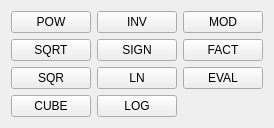
        <widget class="QWidget" name="tab_divers">
         <attribute name="title">
          <string>D&amp;ivers</string>
         </attribute>
         <attribute name="toolTip">
          <string>Diverses fonctions mathématiques
Raccourci : I</string>
         </attribute>
         <layout class="QHBoxLayout" name="horizontalLayout_4">
          <item>
           <layout class="QGridLayout" name="gridLayout_tabDivers">
            <item row="0" column="0">
             <widget class="QPushButton" name="pushButton_pow">
              <property name="toolTip">
               <string>&lt;!DOCTYPE HTML PUBLIC &quot;-//W3C//DTD HTML 4.0//EN&quot; &quot;http://www.w3.org/TR/REC-html40/strict.dtd&quot;&gt;
&lt;html&gt;&lt;head&gt;&lt;meta name=&quot;qrichtext&quot; content=&quot;1&quot; /&gt;&lt;style type=&quot;text/css&quot;&gt;
p, li { white-space: pre-wrap; }
&lt;/style&gt;&lt;/head&gt;&lt;body style=&quot; font-family:'MS Shell Dlg 2'; font-size:7.8pt; font-weight:400; font-style:normal;&quot;&gt;
&lt;p style=&quot; margin-top:0px; margin-bottom:0px; margin-left:0px; margin-right:0px; -qt-block-indent:0; text-indent:0px;&quot;&gt;&lt;span style=&quot; font-size:8pt;&quot;&gt;Dépile X puis Y et effectue Y puissance X&lt;/span&gt;&lt;/p&gt;
&lt;p style=&quot; margin-top:0px; margin-bottom:0px; margin-left:0px; margin-right:0px; -qt-block-indent:0; text-indent:0px;&quot;&gt;&lt;span style=&quot; font-size:8pt; font-style:italic;&quot;&gt;X: Entier, Rationnel, Réel&lt;/span&gt;&lt;/p&gt;
&lt;p style=&quot; margin-top:0px; margin-bottom:0px; margin-left:0px; margin-right:0px; -qt-block-indent:0; text-indent:0px;&quot;&gt;&lt;span style=&quot; font-size:8pt; font-style:italic;&quot;&gt;Y: Entier, Rationnel, Réel&lt;/span&gt;&lt;/p&gt;
&lt;p align=&quot;right&quot; style=&quot; margin-top:0px; margin-bottom:0px; margin-left:0px; margin-right:0px; -qt-block-indent:0; text-indent:0px;&quot;&gt;&lt;span style=&quot; font-size:8pt; font-style:italic;&quot;&gt;Rac.:  &lt;/span&gt;&lt;span style=&quot; font-size:8pt; font-weight:600;&quot;&gt;W&lt;/span&gt;&lt;/p&gt;&lt;/body&gt;&lt;/html&gt;</string>
              </property>
              <property name="text">
               <string>POW</string>
              </property>
              <property name="shortcut">
               <string>W</string>
              </property>
             </widget>
            </item>
            <item row="0" column="1">
             <widget class="QPushButton" name="pushButton_inv">
              <property name="toolTip">
               <string>&lt;!DOCTYPE HTML PUBLIC &quot;-//W3C//DTD HTML 4.0//EN&quot; &quot;http://www.w3.org/TR/REC-html40/strict.dtd&quot;&gt;
&lt;html&gt;&lt;head&gt;&lt;meta name=&quot;qrichtext&quot; content=&quot;1&quot; /&gt;&lt;style type=&quot;text/css&quot;&gt;
p, li { white-space: pre-wrap; }
&lt;/style&gt;&lt;/head&gt;&lt;body style=&quot; font-family:'MS Shell Dlg 2'; font-size:7.8pt; font-weight:400; font-style:normal;&quot;&gt;
&lt;p style=&quot; margin-top:0px; margin-bottom:0px; margin-left:0px; margin-right:0px; -qt-block-indent:0; text-indent:0px;&quot;&gt;&lt;span style=&quot; font-size:8pt;&quot;&gt;Dépile X rempile son inverse&lt;/span&gt;&lt;/p&gt;
&lt;p style=&quot; margin-top:0px; margin-bottom:0px; margin-left:0px; margin-right:0px; -qt-block-indent:0; text-indent:0px;&quot;&gt;&lt;span style=&quot; font-size:8pt; font-style:italic;&quot;&gt;X: Entier, Rationnel, Réel&lt;/span&gt;&lt;/p&gt;
&lt;p align=&quot;right&quot; style=&quot; margin-top:0px; margin-bottom:0px; margin-left:0px; margin-right:0px; -qt-block-indent:0; text-indent:0px;&quot;&gt;&lt;span style=&quot; font-size:8pt; font-style:italic;&quot;&gt;Rac.:  &lt;/span&gt;&lt;span style=&quot; font-size:8pt; font-weight:600;&quot;&gt;V&lt;/span&gt;&lt;/p&gt;&lt;/body&gt;&lt;/html&gt;</string>
              </property>
              <property name="text">
               <string>INV</string>
              </property>
              <property name="shortcut">
               <string>V</string>
              </property>
             </widget>
            </item>
            <item row="0" column="2">
             <widget class="QPushButton" name="pushButton_mod">
              <property name="toolTip">
               <string>&lt;!DOCTYPE HTML PUBLIC &quot;-//W3C//DTD HTML 4.0//EN&quot; &quot;http://www.w3.org/TR/REC-html40/strict.dtd&quot;&gt;
&lt;html&gt;&lt;head&gt;&lt;meta name=&quot;qrichtext&quot; content=&quot;1&quot; /&gt;&lt;style type=&quot;text/css&quot;&gt;
p, li { white-space: pre-wrap; }
&lt;/style&gt;&lt;/head&gt;&lt;body style=&quot; font-family:'MS Shell Dlg 2'; font-size:7.8pt; font-weight:400; font-style:normal;&quot;&gt;
&lt;p style=&quot; margin-top:0px; margin-bottom:0px; margin-left:0px; margin-right:0px; -qt-block-indent:0; text-indent:0px;&quot;&gt;&lt;span style=&quot; font-size:8pt;&quot;&gt;Dépile X puis Y et effectue Y modulo X&lt;/span&gt;&lt;/p&gt;
&lt;p style=&quot; margin-top:0px; margin-bottom:0px; margin-left:0px; margin-right:0px; -qt-block-indent:0; text-indent:0px;&quot;&gt;&lt;span style=&quot; font-size:8pt; font-style:italic;&quot;&gt;X: Entier, Rationnel, Réel&lt;/span&gt;&lt;/p&gt;
&lt;p style=&quot; margin-top:0px; margin-bottom:0px; margin-left:0px; margin-right:0px; -qt-block-indent:0; text-indent:0px;&quot;&gt;&lt;span style=&quot; font-size:8pt; font-style:italic;&quot;&gt;Y: Entier, Rationnel, Réel&lt;/span&gt;&lt;/p&gt;
&lt;p align=&quot;right&quot; style=&quot; margin-top:0px; margin-bottom:0px; margin-left:0px; margin-right:0px; -qt-block-indent:0; text-indent:0px;&quot;&gt;&lt;span style=&quot; font-size:8pt; font-style:italic;&quot;&gt;Rac.:  &lt;/span&gt;&lt;span style=&quot; font-size:8pt; font-weight:600;&quot;&gt;%&lt;/span&gt;&lt;/p&gt;&lt;/body&gt;&lt;/html&gt;</string>
              </property>
              <property name="text">
               <string>MOD</string>
              </property>
              <property name="shortcut">
               <string>%</string>
              </property>
             </widget>
            </item>
            <item row="1" column="0">
             <widget class="QPushButton" name="pushButton_sqrt">
              <property name="toolTip">
               <string>&lt;!DOCTYPE HTML PUBLIC &quot;-//W3C//DTD HTML 4.0//EN&quot; &quot;http://www.w3.org/TR/REC-html40/strict.dtd&quot;&gt;
&lt;html&gt;&lt;head&gt;&lt;meta name=&quot;qrichtext&quot; content=&quot;1&quot; /&gt;&lt;style type=&quot;text/css&quot;&gt;
p, li { white-space: pre-wrap; }
&lt;/style&gt;&lt;/head&gt;&lt;body style=&quot; font-family:'MS Shell Dlg 2'; font-size:7.8pt; font-weight:400; font-style:normal;&quot;&gt;
&lt;p style=&quot; margin-top:0px; margin-bottom:0px; margin-left:0px; margin-right:0px; -qt-block-indent:0; text-indent:0px;&quot;&gt;&lt;span style=&quot; font-size:8pt;&quot;&gt;Dépile X et rempile sa racine carrée&lt;/span&gt;&lt;/p&gt;
&lt;p style=&quot; margin-top:0px; margin-bottom:0px; margin-left:0px; margin-right:0px; -qt-block-indent:0; text-indent:0px;&quot;&gt;&lt;span style=&quot; font-size:8pt; font-style:italic;&quot;&gt;X: Entier, Rationnel, Réel&lt;/span&gt;&lt;/p&gt;
&lt;p align=&quot;right&quot; style=&quot; margin-top:0px; margin-bottom:0px; margin-left:0px; margin-right:0px; -qt-block-indent:0; text-indent:0px;&quot;&gt;&lt;span style=&quot; font-size:8pt; font-style:italic;&quot;&gt;Rac.: &lt;/span&gt;&lt;span style=&quot; font-size:8pt; font-weight:600;&quot;&gt;Q&lt;/span&gt;&lt;/p&gt;&lt;/body&gt;&lt;/html&gt;</string>
              </property>
              <property name="text">
               <string>SQRT</string>
              </property>
              <property name="shortcut">
               <string>Q</string>
              </property>
             </widget>
            </item>
            <item row="1" column="1">
             <widget class="QPushButton" name="pushButton_sign">
              <property name="toolTip">
               <string>&lt;!DOCTYPE HTML PUBLIC &quot;-//W3C//DTD HTML 4.0//EN&quot; &quot;http://www.w3.org/TR/REC-html40/strict.dtd&quot;&gt;
&lt;html&gt;&lt;head&gt;&lt;meta name=&quot;qrichtext&quot; content=&quot;1&quot; /&gt;&lt;style type=&quot;text/css&quot;&gt;
p, li { white-space: pre-wrap; }
&lt;/style&gt;&lt;/head&gt;&lt;body style=&quot; font-family:'MS Shell Dlg 2'; font-size:7.8pt; font-weight:400; font-style:normal;&quot;&gt;
&lt;p style=&quot; margin-top:0px; margin-bottom:0px; margin-left:0px; margin-right:0px; -qt-block-indent:0; text-indent:0px;&quot;&gt;&lt;span style=&quot; font-size:8pt;&quot;&gt;Dépile X puis rempile son opposé&lt;/span&gt;&lt;/p&gt;
&lt;p style=&quot; margin-top:0px; margin-bottom:0px; margin-left:0px; margin-right:0px; -qt-block-indent:0; text-indent:0px;&quot;&gt;&lt;span style=&quot; font-size:8pt; font-style:italic;&quot;&gt;X: Entier, Rationnel, Réel&lt;/span&gt;&lt;/p&gt;
&lt;p align=&quot;right&quot; style=&quot; margin-top:0px; margin-bottom:0px; margin-left:0px; margin-right:0px; -qt-block-indent:0; text-indent:0px;&quot;&gt;&lt;span style=&quot; font-size:8pt; font-style:italic;&quot;&gt;Rac.:  &lt;/span&gt;&lt;span style=&quot; font-size:8pt; font-weight:600;&quot;&gt;S&lt;/span&gt;&lt;/p&gt;&lt;/body&gt;&lt;/html&gt;</string>
              </property>
              <property name="text">
               <string>SIGN</string>
              </property>
              <property name="shortcut">
               <string>S</string>
              </property>
             </widget>
            </item>
            <item row="1" column="2">
             <widget class="QPushButton" name="pushButton_fact">
              <property name="toolTip">
               <string>&lt;!DOCTYPE HTML PUBLIC &quot;-//W3C//DTD HTML 4.0//EN&quot; &quot;http://www.w3.org/TR/REC-html40/strict.dtd&quot;&gt;
&lt;html&gt;&lt;head&gt;&lt;meta name=&quot;qrichtext&quot; content=&quot;1&quot; /&gt;&lt;style type=&quot;text/css&quot;&gt;
p, li { white-space: pre-wrap; }
&lt;/style&gt;&lt;/head&gt;&lt;body style=&quot; font-family:'MS Shell Dlg 2'; font-size:7.8pt; font-weight:400; font-style:normal;&quot;&gt;
&lt;p style=&quot; margin-top:0px; margin-bottom:0px; margin-left:0px; margin-right:0px; -qt-block-indent:0; text-indent:0px;&quot;&gt;&lt;span style=&quot; font-size:8pt;&quot;&gt;Dépile X puis rempile son factoriel&lt;/span&gt;&lt;/p&gt;
&lt;p style=&quot; margin-top:0px; margin-bottom:0px; margin-left:0px; margin-right:0px; -qt-block-indent:0; text-indent:0px;&quot;&gt;&lt;span style=&quot; font-size:8pt; font-style:italic;&quot;&gt;X: Entier, Rationnel, Réel&lt;/span&gt;&lt;/p&gt;
&lt;p align=&quot;right&quot; style=&quot; margin-top:0px; margin-bottom:0px; margin-left:0px; margin-right:0px; -qt-block-indent:0; text-indent:0px;&quot;&gt;&lt;span style=&quot; font-size:8pt; font-style:italic;&quot;&gt;Rac.:  &lt;/span&gt;&lt;span style=&quot; font-size:8pt; font-weight:600;&quot;&gt;!&lt;/span&gt;&lt;/p&gt;&lt;/body&gt;&lt;/html&gt;</string>
              </property>
              <property name="text">
               <string>FACT</string>
              </property>
              <property name="shortcut">
               <string>!</string>
              </property>
             </widget>
            </item>
            <item row="3" column="0">
             <widget class="QPushButton" name="pushButton_sqr">
              <property name="toolTip">
               <string>&lt;!DOCTYPE HTML PUBLIC &quot;-//W3C//DTD HTML 4.0//EN&quot; &quot;http://www.w3.org/TR/REC-html40/strict.dtd&quot;&gt;
&lt;html&gt;&lt;head&gt;&lt;meta name=&quot;qrichtext&quot; content=&quot;1&quot; /&gt;&lt;style type=&quot;text/css&quot;&gt;
p, li { white-space: pre-wrap; }
&lt;/style&gt;&lt;/head&gt;&lt;body style=&quot; font-family:'MS Shell Dlg 2'; font-size:7.8pt; font-weight:400; font-style:normal;&quot;&gt;
&lt;p style=&quot; margin-top:0px; margin-bottom:0px; margin-left:0px; margin-right:0px; -qt-block-indent:0; text-indent:0px;&quot;&gt;&lt;span style=&quot; font-size:8pt;&quot;&gt;Dépile X et rempile son carré&lt;/span&gt;&lt;/p&gt;
&lt;p style=&quot; margin-top:0px; margin-bottom:0px; margin-left:0px; margin-right:0px; -qt-block-indent:0; text-indent:0px;&quot;&gt;&lt;span style=&quot; font-size:8pt; font-style:italic;&quot;&gt;X: Entier, Rationnel, Réel&lt;/span&gt;&lt;/p&gt;
&lt;p align=&quot;right&quot; style=&quot; margin-top:0px; margin-bottom:0px; margin-left:0px; margin-right:0px; -qt-block-indent:0; text-indent:0px;&quot;&gt;&lt;span style=&quot; font-size:8pt; font-style:italic;&quot;&gt;Rac.:  &lt;/span&gt;&lt;span style=&quot; font-size:8pt; font-weight:600;&quot;&gt;²&lt;/span&gt;&lt;/p&gt;&lt;/body&gt;&lt;/html&gt;</string>
              </property>
              <property name="text">
               <string>SQR</string>
              </property>
              <property name="shortcut">
               <string>²</string>
              </property>
             </widget>
            </item>
            <item row="3" column="1">
             <widget class="QPushButton" name="pushButton_ln">
              <property name="toolTip">
               <string>&lt;!DOCTYPE HTML PUBLIC &quot;-//W3C//DTD HTML 4.0//EN&quot; &quot;http://www.w3.org/TR/REC-html40/strict.dtd&quot;&gt;
&lt;html&gt;&lt;head&gt;&lt;meta name=&quot;qrichtext&quot; content=&quot;1&quot; /&gt;&lt;style type=&quot;text/css&quot;&gt;
p, li { white-space: pre-wrap; }
&lt;/style&gt;&lt;/head&gt;&lt;body style=&quot; font-family:'MS Shell Dlg 2'; font-size:7.8pt; font-weight:400; font-style:normal;&quot;&gt;
&lt;p style=&quot; margin-top:0px; margin-bottom:0px; margin-left:0px; margin-right:0px; -qt-block-indent:0; text-indent:0px;&quot;&gt;&lt;span style=&quot; font-size:8pt;&quot;&gt;Dépile X puis rempile son logarithme népérien&lt;/span&gt;&lt;/p&gt;
&lt;p style=&quot; margin-top:0px; margin-bottom:0px; margin-left:0px; margin-right:0px; -qt-block-indent:0; text-indent:0px;&quot;&gt;&lt;span style=&quot; font-size:8pt; font-style:italic;&quot;&gt;X: Entier, Rationnel, Réel&lt;/span&gt;&lt;/p&gt;
&lt;p align=&quot;right&quot; style=&quot; margin-top:0px; margin-bottom:0px; margin-left:0px; margin-right:0px; -qt-block-indent:0; text-indent:0px;&quot;&gt;&lt;span style=&quot; font-size:8pt; font-style:italic;&quot;&gt;Rac.:  &lt;/span&gt;&lt;span style=&quot; font-size:8pt; font-weight:600;&quot;&gt;L&lt;/span&gt;&lt;/p&gt;&lt;/body&gt;&lt;/html&gt;</string>
              </property>
              <property name="text">
               <string>LN</string>
              </property>
              <property name="shortcut">
               <string>L</string>
              </property>
             </widget>
            </item>
            <item row="4" column="0">
             <widget class="QPushButton" name="pushButton_cube">
              <property name="toolTip">
               <string>&lt;!DOCTYPE HTML PUBLIC &quot;-//W3C//DTD HTML 4.0//EN&quot; &quot;http://www.w3.org/TR/REC-html40/strict.dtd&quot;&gt;
&lt;html&gt;&lt;head&gt;&lt;meta name=&quot;qrichtext&quot; content=&quot;1&quot; /&gt;&lt;style type=&quot;text/css&quot;&gt;
p, li { white-space: pre-wrap; }
&lt;/style&gt;&lt;/head&gt;&lt;body style=&quot; font-family:'MS Shell Dlg 2'; font-size:7.8pt; font-weight:400; font-style:normal;&quot;&gt;
&lt;p style=&quot; margin-top:0px; margin-bottom:0px; margin-left:0px; margin-right:0px; -qt-block-indent:0; text-indent:0px;&quot;&gt;&lt;span style=&quot; font-size:8pt;&quot;&gt;Dépile X puis rempile son cube&lt;/span&gt;&lt;/p&gt;
&lt;p style=&quot; margin-top:0px; margin-bottom:0px; margin-left:0px; margin-right:0px; -qt-block-indent:0; text-indent:0px;&quot;&gt;&lt;span style=&quot; font-size:8pt; font-style:italic;&quot;&gt;X: Entier, Rationnel, Réel&lt;/span&gt;&lt;/p&gt;
&lt;p align=&quot;right&quot; style=&quot; margin-top:0px; margin-bottom:0px; margin-left:0px; margin-right:0px; -qt-block-indent:0; text-indent:0px;&quot;&gt;&lt;span style=&quot; font-size:8pt; font-style:italic;&quot;&gt;Rac.:  &lt;/span&gt;&lt;span style=&quot; font-size:8pt; font-weight:600;&quot;&gt;B&lt;/span&gt;&lt;/p&gt;&lt;/body&gt;&lt;/html&gt;</string>
              </property>
              <property name="text">
               <string>CUBE</string>
              </property>
              <property name="shortcut">
               <string>B</string>
              </property>
             </widget>
            </item>
            <item row="4" column="1">
             <widget class="QPushButton" name="pushButton_log">
              <property name="toolTip">
               <string>&lt;!DOCTYPE HTML PUBLIC &quot;-//W3C//DTD HTML 4.0//EN&quot; &quot;http://www.w3.org/TR/REC-html40/strict.dtd&quot;&gt;
&lt;html&gt;&lt;head&gt;&lt;meta name=&quot;qrichtext&quot; content=&quot;1&quot; /&gt;&lt;style type=&quot;text/css&quot;&gt;
p, li { white-space: pre-wrap; }
&lt;/style&gt;&lt;/head&gt;&lt;body style=&quot; font-family:'MS Shell Dlg 2'; font-size:7.8pt; font-weight:400; font-style:normal;&quot;&gt;
&lt;p style=&quot; margin-top:0px; margin-bottom:0px; margin-left:0px; margin-right:0px; -qt-block-indent:0; text-indent:0px;&quot;&gt;&lt;span style=&quot; font-size:8pt;&quot;&gt;Dépile X puis empile son logarithme décimal&lt;/span&gt;&lt;/p&gt;
&lt;p style=&quot; margin-top:0px; margin-bottom:0px; margin-left:0px; margin-right:0px; -qt-block-indent:0; text-indent:0px;&quot;&gt;&lt;span style=&quot; font-size:8pt; font-style:italic;&quot;&gt;X: Entier, Rationnel, Réel&lt;/span&gt;&lt;/p&gt;
&lt;p align=&quot;right&quot; style=&quot; margin-top:0px; margin-bottom:0px; margin-left:0px; margin-right:0px; -qt-block-indent:0; text-indent:0px;&quot;&gt;&lt;span style=&quot; font-size:8pt; font-style:italic;&quot;&gt;Rac.:  &lt;/span&gt;&lt;span style=&quot; font-size:8pt; font-weight:600;&quot;&gt;G&lt;/span&gt;&lt;/p&gt;&lt;/body&gt;&lt;/html&gt;</string>
              </property>
              <property name="text">
               <string>LOG</string>
              </property>
              <property name="shortcut">
               <string>G</string>
              </property>
             </widget>
            </item>
            <item row="3" column="2">
             <widget class="QPushButton" name="pushButton_eval">
              <property name="toolTip">
               <string>&lt;!DOCTYPE HTML PUBLIC &quot;-//W3C//DTD HTML 4.0//EN&quot; &quot;http://www.w3.org/TR/REC-html40/strict.dtd&quot;&gt;
&lt;html&gt;&lt;head&gt;&lt;meta name=&quot;qrichtext&quot; content=&quot;1&quot; /&gt;&lt;style type=&quot;text/css&quot;&gt;
p, li { white-space: pre-wrap; }
&lt;/style&gt;&lt;/head&gt;&lt;body style=&quot; font-family:'MS Shell Dlg 2'; font-size:7.8pt; font-weight:400; font-style:normal;&quot;&gt;
&lt;p style=&quot; margin-top:0px; margin-bottom:0px; margin-left:0px; margin-right:0px; -qt-block-indent:0; text-indent:0px;&quot;&gt;&lt;span style=&quot; font-size:8pt;&quot;&gt;Dépile X puis rempile son évaluation (en particulier si X est une expression non évaluée)&lt;/span&gt;&lt;/p&gt;
&lt;p style=&quot; margin-top:0px; margin-bottom:0px; margin-left:0px; margin-right:0px; -qt-block-indent:0; text-indent:0px;&quot;&gt;&lt;span style=&quot; font-size:8pt; font-style:italic;&quot;&gt;X: Entier, Rationnel, Réel&lt;/span&gt;&lt;/p&gt;
&lt;p align=&quot;right&quot; style=&quot; margin-top:0px; margin-bottom:0px; margin-left:0px; margin-right:0px; -qt-block-indent:0; text-indent:0px;&quot;&gt;&lt;span style=&quot; font-size:8pt; font-style:italic;&quot;&gt;Rac.:  &lt;/span&gt;&lt;span style=&quot; font-size:8pt; font-weight:600;&quot;&gt;=&lt;/span&gt;&lt;/p&gt;&lt;/body&gt;&lt;/html&gt;</string>
              </property>
              <property name="text">
               <string>EVAL</string>
              </property>
              <property name="shortcut">
               <string>=</string>
              </property>
             </widget>
            </item>
           </layout>
          </item>
         </layout>
        </widget>
